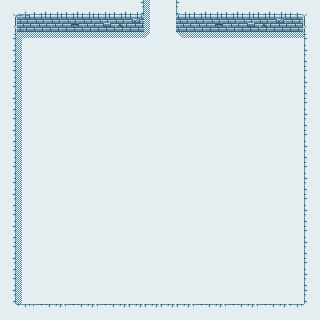

A 2D game scene composited from a Tiled map and its tileset images. What follows is a short description and the map's XML, with every tile layer's data as written:
An orthogonal 20x20 tile map with 16x16 px tiles, 4 tile layers (floor, shadow, wall1, wall2).

<map version="1.0" tiledversion="1.0.3" orientation="orthogonal" renderorder="right-down" width="20" height="20" tilewidth="16" tileheight="16" nextobjectid="1">
 <tileset firstgid="1" name="sampletileset" tilewidth="16" tileheight="16" tilecount="256" columns="16">
  <image source="sampletileset.png" width="256" height="256" />
 </tileset>
 <layer name="floor" width="20" height="20">
  <data encoding="csv">
21,21,21,21,21,21,21,21,21,21,21,21,21,21,21,21,21,21,21,21,
21,21,21,21,21,21,21,21,21,21,21,21,21,21,21,21,21,21,21,21,
21,21,21,21,21,21,21,21,21,21,21,21,21,21,21,21,21,21,21,21,
21,21,21,21,21,21,21,21,21,21,21,21,21,21,21,21,21,21,21,21,
21,21,21,21,21,21,21,21,21,21,21,21,21,21,21,21,21,21,21,21,
21,21,21,21,21,21,21,21,21,21,21,21,21,21,21,21,21,21,21,21,
21,21,21,21,21,21,21,21,21,21,21,21,21,21,21,21,21,21,21,21,
21,21,21,21,21,21,21,21,21,21,21,21,21,21,21,21,21,21,21,21,
21,21,21,21,21,21,21,21,21,21,21,21,21,21,21,21,21,21,21,21,
21,21,21,21,21,21,21,21,21,21,21,21,21,21,21,21,21,21,21,21,
21,21,21,21,21,21,21,21,21,21,21,21,21,21,21,21,21,21,21,21,
21,21,21,21,21,21,21,21,21,21,21,21,21,21,21,21,21,21,21,21,
21,21,21,21,21,21,21,21,21,21,21,21,21,21,21,21,21,21,21,21,
21,21,21,21,21,21,21,21,21,21,21,21,21,21,21,21,21,21,21,21,
21,21,21,21,21,21,21,21,21,21,21,21,21,21,21,21,21,21,21,21,
21,21,21,21,21,21,21,21,21,21,21,21,21,21,21,21,21,21,21,21,
21,21,21,21,21,21,21,21,21,21,21,21,21,21,21,21,21,21,21,21,
21,21,21,21,21,21,21,21,21,21,21,21,21,21,21,21,21,21,21,21,
21,21,21,21,21,21,21,21,21,21,21,21,21,21,21,21,21,21,21,21,
21,21,21,21,21,21,21,21,21,21,21,21,21,21,21,21,21,21,21,21
</data>
 </layer>
 <layer name="shadow" width="20" height="20">
  <data encoding="csv">
0,0,0,0,0,0,0,0,0,49,0,0,0,0,0,0,0,0,0,0,
0,0,0,0,0,0,0,0,0,49,0,0,0,0,0,0,0,0,0,0,
0,33,34,34,34,34,34,34,34,37,0,35,34,34,34,34,34,34,34,0,
0,49,0,0,0,0,0,0,0,0,0,0,0,0,0,0,0,0,0,0,
0,49,0,0,0,0,0,0,0,0,0,0,0,0,0,0,0,0,0,0,
0,49,0,0,0,0,0,0,0,0,0,0,0,0,0,0,0,0,0,0,
0,49,0,0,0,0,0,0,0,0,0,0,0,0,0,0,0,0,0,0,
0,49,0,0,0,0,0,0,0,0,0,0,0,0,0,0,0,0,0,0,
0,49,0,0,0,0,0,0,0,0,0,0,0,0,0,0,0,0,0,0,
0,49,0,0,0,0,0,0,0,0,0,0,0,0,0,0,0,0,0,0,
0,49,0,0,0,0,0,0,0,0,0,0,0,0,0,0,0,0,0,0,
0,49,0,0,0,0,0,0,0,0,0,0,0,0,0,0,0,0,0,0,
0,49,0,0,0,0,0,0,0,0,0,0,0,0,0,0,0,0,0,0,
0,49,0,0,0,0,0,0,0,0,0,0,0,0,0,0,0,0,0,0,
0,49,0,0,0,0,0,0,0,0,0,0,0,0,0,0,0,0,0,0,
0,49,0,0,0,0,0,0,0,0,0,0,0,0,0,0,0,0,0,0,
0,49,0,0,0,0,0,0,0,0,0,0,0,0,0,0,0,0,0,0,
0,49,0,0,0,0,0,0,0,0,0,0,0,0,0,0,0,0,0,0,
0,49,0,0,0,0,0,0,0,0,0,0,0,0,0,0,0,0,0,0,
0,0,0,0,0,0,0,0,0,0,0,0,0,0,0,0,0,0,0,0
</data>
 </layer>
 <layer name="wall1" width="20" height="20">
  <data encoding="csv">
10,1,2,3,2,3,3,2,3,0,0,3,2,3,2,3,2,3,4,11,
26,17,23,23,19,18,24,7,8,0,0,23,23,19,18,24,7,8,20,27,
42,0,0,0,0,0,0,0,0,0,0,0,0,0,0,0,0,0,0,43,
58,0,0,0,0,0,0,0,0,0,0,0,0,0,0,0,0,0,0,59,
42,0,0,0,0,0,0,0,0,0,0,0,0,0,0,0,0,0,0,43,
42,0,0,0,0,0,0,0,0,0,0,0,0,0,0,0,0,0,0,59,
58,0,0,0,0,0,0,0,0,0,0,0,0,0,0,0,0,0,0,43,
42,0,0,0,0,0,0,0,0,0,0,0,0,0,0,0,0,0,0,59,
58,0,0,0,0,0,0,0,0,0,0,0,0,0,0,0,0,0,0,43,
42,0,0,0,0,0,0,0,0,0,0,0,0,0,0,0,0,0,0,59,
42,0,0,0,0,0,0,0,0,0,0,0,0,0,0,0,0,0,0,43,
42,0,0,0,0,0,0,0,0,0,0,0,0,0,0,0,0,0,0,59,
58,0,0,0,0,0,0,0,0,0,0,0,0,0,0,0,0,0,0,43,
42,0,0,0,0,0,0,0,0,0,0,0,0,0,0,0,0,0,0,59,
58,0,0,0,0,0,0,0,0,0,0,0,0,0,0,0,0,0,0,43,
42,0,0,0,0,0,0,0,0,0,0,0,0,0,0,0,0,0,0,59,
58,0,0,0,0,0,0,0,0,0,0,0,0,0,0,0,0,0,0,43,
42,0,0,0,0,0,0,0,0,0,0,0,0,0,0,0,0,0,0,59,
58,0,0,0,0,0,0,0,0,0,0,0,0,0,0,0,0,0,0,59,
0,73,56,57,56,57,56,57,57,57,57,57,56,57,56,57,56,57,73,0
</data>
 </layer>
 <layer name="wall2" width="20" height="20">
  <data encoding="csv">
0,0,0,0,0,0,0,0,58,0,0,59,0,0,0,0,0,0,0,0,
0,0,0,0,0,0,0,0,0,0,0,0,0,0,0,0,0,0,0,0,
0,0,0,0,0,0,0,0,0,0,0,0,0,0,0,0,0,0,0,0,
0,0,0,0,0,0,0,0,0,0,0,0,0,0,0,0,0,0,0,0,
0,0,0,0,0,0,0,0,0,0,0,0,0,0,0,0,0,0,0,0,
0,0,0,0,0,0,0,0,0,0,0,0,0,0,0,0,0,0,0,0,
0,0,0,0,0,0,0,0,0,0,0,0,0,0,0,0,0,0,0,0,
0,0,0,0,0,0,0,0,0,0,0,0,0,0,0,0,0,0,0,0,
0,0,0,0,0,0,0,0,0,0,0,0,0,0,0,0,0,0,0,0,
0,0,0,0,0,0,0,0,0,0,0,0,0,0,0,0,0,0,0,0,
0,0,0,0,0,0,0,0,0,0,0,0,0,0,0,0,0,0,0,0,
0,0,0,0,0,0,0,0,0,0,0,0,0,0,0,0,0,0,0,0,
0,0,0,0,0,0,0,0,0,0,0,0,0,0,0,0,0,0,0,0,
0,0,0,0,0,0,0,0,0,0,0,0,0,0,0,0,0,0,0,0,
0,0,0,0,0,0,0,0,0,0,0,0,0,0,0,0,0,0,0,0,
0,0,0,0,0,0,0,0,0,0,0,0,0,0,0,0,0,0,0,0,
0,0,0,0,0,0,0,0,0,0,0,0,0,0,0,0,0,0,0,0,
0,0,0,0,0,0,0,0,0,0,0,0,0,0,0,0,0,0,0,0,
0,0,0,0,0,0,0,0,0,0,0,0,0,0,0,0,0,0,0,0,
0,0,0,0,0,0,0,0,0,0,0,0,0,0,0,0,0,0,0,0
</data>
 </layer>
</map>